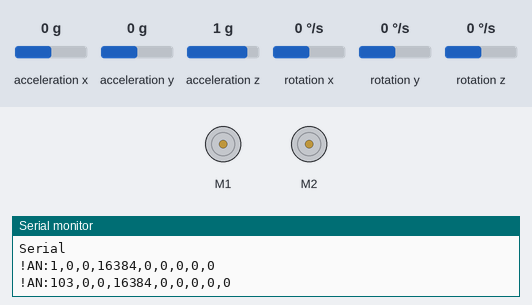
A sketch run on a simulated Arduino Uno, built with avr-gcc and run on an emulated ATmega328P. Shown: 2 × DC motor (green arrow = forward, orange = backward, longer = faster), the last lines printed to the serial monitor. The inputs (shaded band) are chosen by the test bench; at power-on: acceleration x 0 g, acceleration y 0 g, acceleration z 1 g, rotation x 0 °/s, rotation y 0 °/s, rotation z 0 °/s.

Above: at 0.2 s.
At 3.19 s:
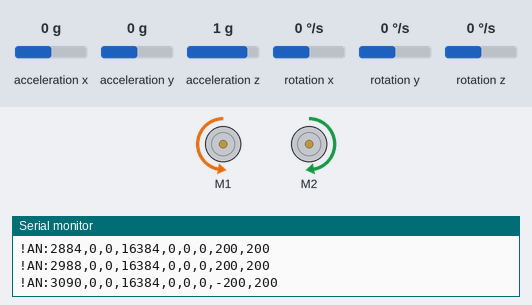
At 4.5 s:
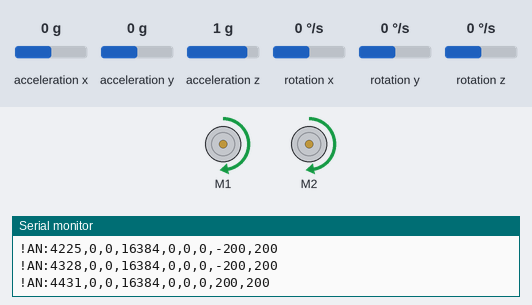
Timing chart, 0 to 7.0 s (numbered marks = the images above):
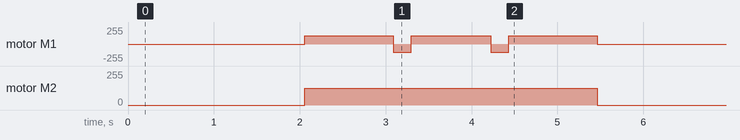

Measured:
- by itself, motor M1: repeats every 1.1 s: backward 127/255 0.21 s, forward 127/255 0.93 s, until it stays stopped from 5.5 s
- by itself, motor M2: stopped → forward 127/255 at 2.1 s, → stopped 3.4 s later

The sketch:

Serial_trajectoire_carre.ino
```cpp
/*
The sensor outputs provided by the library are the raw 16-bit values
obtained by concatenating the 8-bit high and low accelerometer and
magnetometer data registers. They can be converted to units of g and
gauss using the conversion factors specified in the datasheet for your
particular device and full scale setting (gain).

Example: An LSM303D gives a magnetometer X axis reading of 1982 with
its default full scale setting of +/- 4 gauss. The M_GN specification
in the LSM303D datasheet (page 10) states a conversion factor of 0.160
mgauss/LSB (least significant bit) at this FS setting, so the raw
reading of -1982 corresponds to 1982 * 0.160 = 317.1 mgauss =
0.3171 gauss.

In the LSM303DLHC, LSM303DLM, and LSM303DLH, the acceleration data
registers actually contain a left-aligned 12-bit number, so the lowest
4 bits are always 0, and the values should be shifted right by 4 bits
(divided by 16) to be consistent with the conversion factors specified
in the datasheets.

Example: An LSM303DLH gives an accelerometer Z axis reading of -16144
with its default full scale setting of +/- 2 g. Dropping the lowest 4
bits gives a 12-bit raw value of -1009. The LA_So specification in the
LSM303DLH datasheet (page 11) states a conversion factor of 1 mg/digit
at this FS setting, so the value of -1009 corresponds to -1009 * 1 =
1009 mg = 1.009 g.
*/

#include <Wire.h>
#include <LSM303.h>
#include <ZumoMotors.h>

long timer=0;
int gonzalez=50;
int rampe=0;
int vleft = 0;
int vright = 0;

LSM303 compass;
ZumoMotors motors;

void setup() {
  Serial.begin(115200);
  Serial.println("Serial");
  Wire.begin();
  compass.init();
  compass.enableDefault();
}


void loop()
{


       if((millis()-timer)>=20)  // Main loop runs at 50Hz
  //  if((millis()-timer)>=40)  // Main loop runs at 25Hz
  {
         if (millis() > 2000 & millis() <= 3000)
           {vleft = 200;
            vright = 200;
            motors.setLeftSpeed(vleft);
            motors.setRightSpeed(vright);}
         else if (millis() > 3000 & millis() <= 3200)
           {vleft = -200;
            vright = 200;
            motors.setLeftSpeed(vleft);
            motors.setRightSpeed(vright);}
         else if (millis() > 3200 & millis() <= 4200)
           {vleft = 200;
            vright = 200;
            motors.setLeftSpeed(vleft);
            motors.setRightSpeed(vright);}
         else if (millis() > 4200 & millis() <= 4400)
           {vleft = -200;
            vright = 200;
            motors.setLeftSpeed(vleft);
            motors.setRightSpeed(vright);}
         else if (millis() > 4400 & millis() <= 5400)
           {vleft = 200;
            vright = 200;
            motors.setLeftSpeed(vleft);
            motors.setRightSpeed(vright);}
         //else if (millis() > 5400 & millis() <= 5600)
         //  {motors.setLeftSpeed(-200);
         //   motors.setRightSpeed(200);}
         //else if (millis() > 5600 & millis() <= 6600)
         //  {motors.setLeftSpeed(200);
         //   motors.setRightSpeed(200);}
         //else if (millis() > 6600 & millis() <= 6800)
         //  {motors.setLeftSpeed(-200);
         //   motors.setRightSpeed(200);}
         //else if (millis() > 6800 & millis() <= 7800)
         //  {motors.setLeftSpeed(200);
         //   motors.setRightSpeed(200);}
         else
          {vleft = 0;
           vright = 0;
           motors.setLeftSpeed(vleft);
           motors.setRightSpeed(vright);}
 }
  compass.read();
  timer = millis();


  Serial.print("!");
  Serial.print("AN:");
  Serial.print(timer);
  Serial.print (",");
  Serial.print (compass.a.x);
  Serial.print (",");
  Serial.print (compass.a.y);
  Serial.print (",");
  Serial.print (compass.a.z);
  Serial.print (",");
  Serial.print (compass.m.x);
  Serial.print (",");
  Serial.print (compass.m.y);
  Serial.print (",");
  Serial.print (compass.m.z);
  Serial.print(",");
  Serial.print (vleft);
  Serial.print (",");
  Serial.print (vright);
  Serial.println();

  delay(100);
}
```
